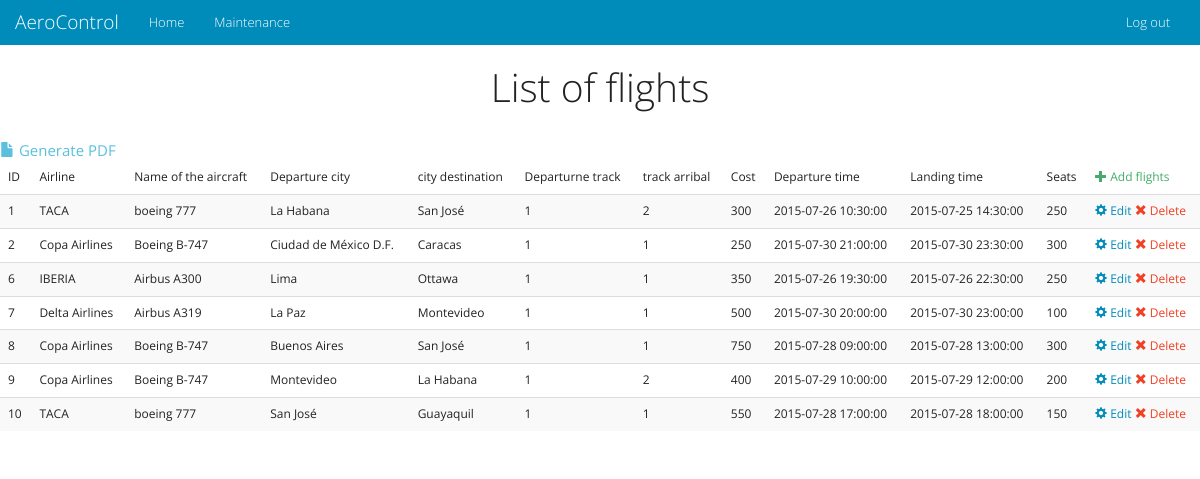
Before: /en/admin/flights.php with the older database file.
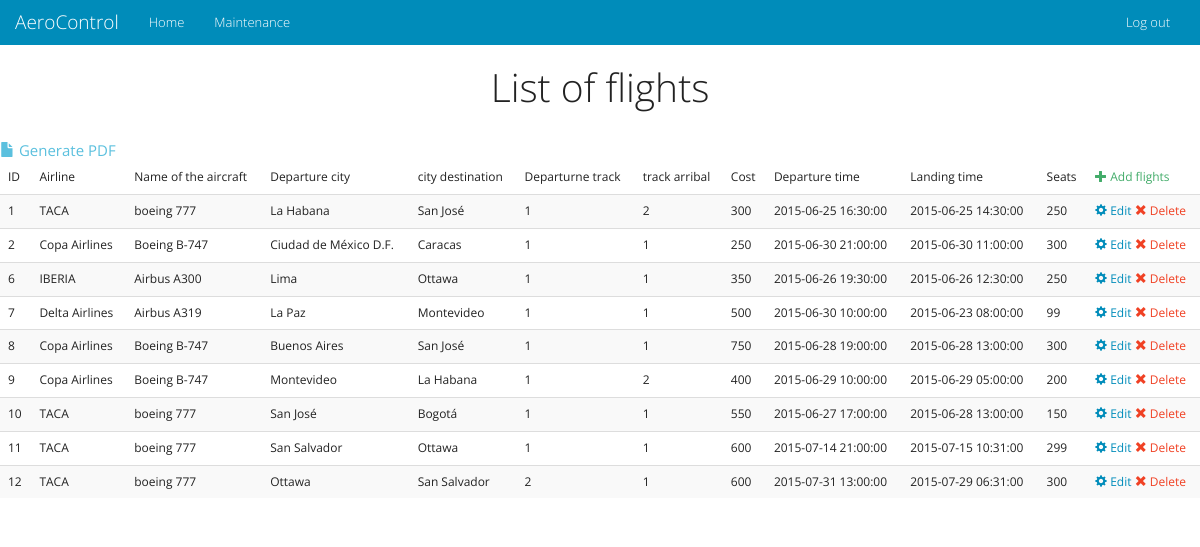
After: the same page with the newer database file.
### tables this page shows
CREATE TABLE IF NOT EXISTS `flights` (
  `id` int(11) NOT NULL AUTO_INCREMENT,
  `airline` int(11) NOT NULL,
  `departure_time` datetime NOT NULL,
  `departure_city` int(11) NOT NULL,
  `arrival_time` datetime NOT NULL,
  `arrival_city` int(11) NOT NULL,
  `aircraft` int(11) NOT NULL,
  `departure_runway` int(11) NOT NULL,
  `arrival_runway` int(11) NOT NULL,
  `cost` double NOT NULL,
  `seats` int(4) NOT NULL,
  `description` varchar(500) NOT NULL,
  PRIMARY KEY (`id`),
  KEY `airline` (`airline`),
  KEY `aircraft` (`aircraft`),
  KEY `departure_city` (`departure_city`),
  KEY `arrival_city` (`arrival_city`),
  KEY `aircraft_2` (`aircraft`),
  KEY `departure_runway` (`departure_runway`),
  KEY `arrival_runway` (`arrival_runway`)
);

CREATE TABLE IF NOT EXISTS `airlines` (
  `id` int(11) NOT NULL AUTO_INCREMENT,
  `name` varchar(100) NOT NULL,
  `description` varchar(300) NOT NULL,
  `logo` varchar(100) NOT NULL,
  PRIMARY KEY (`id`)
);

CREATE TABLE IF NOT EXISTS `aircraft` (
  `id` int(11) NOT NULL AUTO_INCREMENT,
  `name` varchar(50) NOT NULL,
  `airline` int(11) NOT NULL,
  `seats` int(11) NOT NULL,
  `type` varchar(50) NOT NULL,
  PRIMARY KEY (`id`),
  KEY `airline` (`airline`)
);

CREATE TABLE IF NOT EXISTS `cities` (
  `id` int(11) NOT NULL AUTO_INCREMENT,
  `city` varchar(50) NOT NULL,
  `state` varchar(50) NOT NULL,
  `zip` int(11) NOT NULL,
  PRIMARY KEY (`id`)
);

### en/admin/flights.php (the view, shortened to what this page needs)
<!DOCTYPE html>
<html lang="en">
<head>
    <link href="../docs/css/bootstrap.css" rel="stylesheet">
    <link href="../docs/css/font-awesome.css" rel="stylesheet">
    <link href="../docs/css/ionicons.css" rel="stylesheet">
</head>
<body>
<div class="container-fluid">
    <div class="row">
    <?php include 'nav.php'; ?>
        <h1 class="text-center">List of flights</h1>
        <br>
<?php
include "../docs/connect.php";
$query = "SELECT f.id, f.airline, a.name AS airlinename, f.departure_time, f.departure_city, c1.city AS depcity, f.arrival_time, f.arrival_city, c2.city AS arrcity, f.aircraft, ac.name AS aircname, f.departure_runway, f.arrival_runway, f.cost, f.seats, f.description FROM flights f INNER JOIN airlines a ON f.airline = a.id INNER JOIN cities c1 ON f.departure_city = c1.id INNER JOIN cities c2 ON f.arrival_city = c2.id INNER JOIN aircraft ac ON f.aircraft = ac.id ORDER BY f.id";
$resultado = mysql_query($query, $link);
$total = mysql_num_rows($resultado);
if($total>0)
{
?>
		<a href='exportflights.php' target="_blank" class="text-info"><span class='glyphicon glyphicon-file' aria-hidden='true'></span> Generate PDF</a>
        <table class="table table-striped">
            <thead><tr><td>ID</td><td>Airline</td><td>Name of the aircraft</td><td>Departure city</td><td>city destination</td><td>Departurne track</td><td>track arribal</td><td>Cost</td><td>Departure time</td><td>Landing time</td><td>Seats</td><td><a href='addflight.php' class="text-success"><span class='glyphicon glyphicon-plus' aria-hidden='true'></span> Add flights</a></td></tr></thead><tbody>
<?php
    while($row = mysql_fetch_array($resultado))
	{
        echo "<tr><td>".$row['id']."</td>";
        echo "<td>".$row['airlinename']."</td>";
        echo "<td>".$row['aircname']."</td>";
		echo "<td>".$row['depcity']."</td>";
		echo "<td>".$row['arrcity']."</td>";
		echo "<td>".$row['departure_runway']."</td>";
		echo "<td>".$row['arrival_runway']."</td>";
		echo "<td>".$row['cost']."</td>";
		echo "<td>".$row['departure_time']."</td>";
		echo "<td>".$row['arrival_time']."</td>";
		echo "<td>".$row['seats']."</td>";
        echo "<td><a href='editflight.php?flight=".$row['id']."'><span class='glyphicon glyphicon-cog' aria-hidden='true'></span>  Edit</a> <a href='dropflight.php?flight=".$row['id']."' class='text-danger'><span class='glyphicon glyphicon-remove' aria-hidden='true'></span>  Delete</a></td></tr> \n";
    }
}
else
{
    echo "<p class='text-danger text-center'>Error: The data base is empty <a href='addflight.php' class='text-success'>Add flight</a></p>";
}
?>
        </tbody></table>
        </div>
</div>
</body>
</html>

### en/admin/nav.php (shortened to what this page needs)
<nav class="navbar navbar-inverse">
<div class="container-fluid">
  <div class="navbar-header">
    <a class="navbar-brand" href="index.php">AeroControl</a>
  </div>
  <div class="collapse navbar-collapse" id="bs-example-navbar-collapse-2">
    <ul class="nav navbar-nav">
      <li><a href="index.php">Home <span class="sr-only">(current)</span></a></li>
      <li><a href="index.php">Maintenance</a></li>
    </ul>
    <ul class="nav navbar-nav navbar-right">
      <li><a href="#">Log out</a></li>
    </ul>
  </div>
</div>
  </nav>

Changed rows visible on the page:
changed flights id 1: departure_time "2015-07-26 10:30:00" → "2015-06-25 16:30:00"; arrival_time "2015-07-25 14:30:00" → "2015-06-25 14:30:00"
changed flights "Ciudad de México D.F.": departure_time "2015-07-30 21:00:00" → "2015-06-30 21:00:00"; arrival_time "2015-07-30 23:30:00" → "2015-06-30 11:00:00"
changed flights "IBERIA": departure_time "2015-07-26 19:30:00" → "2015-06-26 19:30:00"; arrival_time "2015-07-26 22:30:00" → "2015-06-26 12:30:00"
changed flights "Delta Airlines": departure_time "2015-07-30 20:00:00" → "2015-06-30 10:00:00"; arrival_time "2015-07-30 23:00:00" → "2015-06-23 08:00:00"; seats "100" → "99"
changed flights "Buenos Aires": departure_time "2015-07-28 09:00:00" → "2015-06-28 19:00:00"; arrival_time "2015-07-28 13:00:00" → "2015-06-28 13:00:00"
changed flights id 9: departure_time "2015-07-29 10:00:00" → "2015-06-29 10:00:00"; arrival_time "2015-07-29 12:00:00" → "2015-06-29 05:00:00"
changed flights id 10: arrival_city.city "Guayaquil" → "Bogotá"; departure_time "2015-07-28 17:00:00" → "2015-06-27 17:00:00"; arrival_time "2015-07-28 18:00:00" → "2015-06-28 13:00:00"
added flights: id "11", airline.name "TACA", aircraft.name "boeing 777", departure_city.city "San Salvador", arrival_city.city "Ottawa", departure_runway "1", arrival_runway "1", cost "600", departure_time "2015-07-14 21:00:00", arrival_time "2015-07-15 10:31:00", seats "299"
added flights: id "12", airline.name "TACA", aircraft.name "boeing 777", departure_city.city "Ottawa", arrival_city.city "San Salvador", departure_runway "2", arrival_runway "1", cost "600", departure_time "2015-07-31 13:00:00", arrival_time "2015-07-29 06:31:00", seats "300"
